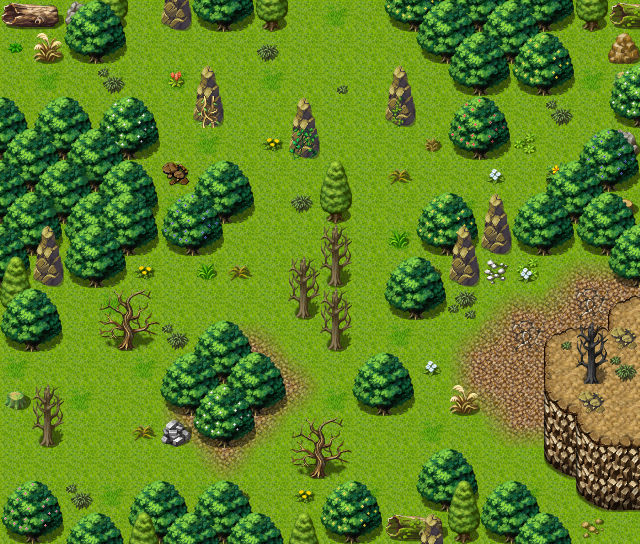

This game map was drawn from its Tiled (.tmx) file and the tilesets committed beside it. A one-line description and the trimmed map source follow:
An orthogonal 20x17 tile map with 32x32 px tiles, 4 tile layers (Base, Ground, Objects, Above), 1 hidden layer not drawn, 69 tilesets and 11 objects (6x spawn, 5x mapchange).

<map version="1.10" tiledversion="1.11.2" orientation="orthogonal" renderorder="right-down" width="20" height="17" tilewidth="32" tileheight="32" infinite="0" nextlayerid="10" nextobjectid="12">
 <tileset firstgid="1" name="map_bed_1" tilewidth="32" tileheight="32" tilecount="160" columns="16">
  <image source="../drawable/map_bed_1.png" width="512" height="320" />
 </tileset>
 <tileset firstgid="161" name="map_border_1" tilewidth="32" tileheight="32" tilecount="128" columns="16">
  <image source="../drawable/map_border_1.png" width="512" height="256" />
 </tileset>
 <tileset firstgid="289" name="map_bridge_1" tilewidth="32" tileheight="32" tilecount="128" columns="16">
  <image source="../drawable/map_bridge_1.png" width="512" height="256" />
 </tileset>
 <tileset firstgid="417" name="map_bridge_2" tilewidth="32" tileheight="32" tilecount="128" columns="16">
  <image source="../drawable/map_bridge_2.png" width="512" height="256" />
 </tileset>
 <tileset firstgid="545" name="map_broken_1" tilewidth="32" tileheight="32" tilecount="128" columns="16">
  <image source="../drawable/map_broken_1.png" width="512" height="256" />
 </tileset>
 <tileset firstgid="673" name="map_cavewall_1" tilewidth="32" tileheight="32" tilecount="108" columns="18">
  <image source="../drawable/map_cavewall_1.png" width="576" height="192" />
 </tileset>
 <tileset firstgid="781" name="map_cavewall_2" tilewidth="32" tileheight="32" tilecount="108" columns="18">
  <image source="../drawable/map_cavewall_2.png" width="576" height="192" />
 </tileset>
 <tileset firstgid="889" name="map_cavewall_3" tilewidth="32" tileheight="32" tilecount="108" columns="18">
  <image source="../drawable/map_cavewall_3.png" width="576" height="192" />
 </tileset>
 <tileset firstgid="997" name="map_cavewall_4" tilewidth="32" tileheight="32" tilecount="108" columns="18">
  <image source="../drawable/map_cavewall_4.png" width="576" height="192" />
 </tileset>
 <tileset firstgid="1105" name="map_chair_table_1" tilewidth="32" tileheight="32" tilecount="128" columns="16">
  <image source="../drawable/map_chair_table_1.png" width="512" height="256" />
 </tileset>
 <tileset firstgid="1233" name="map_chair_table_2" tilewidth="32" tileheight="32" tilecount="128" columns="16">
  <image source="../drawable/map_chair_table_2.png" width="512" height="256" />
 </tileset>
 <tileset firstgid="1361" name="map_crate_1" tilewidth="32" tileheight="32" tilecount="128" columns="16">
  <image source="../drawable/map_crate_1.png" width="512" height="256" />
 </tileset>
 <tileset firstgid="1489" name="map_cupboard_1" tilewidth="32" tileheight="32" tilecount="128" columns="16">
  <image source="../drawable/map_cupboard_1.png" width="512" height="256" />
 </tileset>
 <tileset firstgid="1617" name="map_curtain_1" tilewidth="32" tileheight="32" tilecount="128" columns="16">
  <image source="../drawable/map_curtain_1.png" width="512" height="256" />
 </tileset>
 <tileset firstgid="1745" name="map_entrance_1" tilewidth="32" tileheight="32" tilecount="128" columns="16">
  <image source="../drawable/map_entrance_1.png" width="512" height="256" />
 </tileset>
 <tileset firstgid="1873" name="map_entrance_2" tilewidth="32" tileheight="32" tilecount="128" columns="16">
  <image source="../drawable/map_entrance_2.png" width="512" height="256" />
 </tileset>
 <tileset firstgid="2001" name="map_fence_1" tilewidth="32" tileheight="32" tilecount="128" columns="16">
  <image source="../drawable/map_fence_1.png" width="512" height="256" />
 </tileset>
 <tileset firstgid="2129" name="map_fence_2" tilewidth="32" tileheight="32" tilecount="128" columns="16">
  <image source="../drawable/map_fence_2.png" width="512" height="256" />
 </tileset>
 <tileset firstgid="2257" name="map_fence_3" tilewidth="32" tileheight="32" tilecount="128" columns="16">
  <image source="../drawable/map_fence_3.png" width="512" height="256" />
 </tileset>
 <tileset firstgid="2385" name="map_fence_4" tilewidth="32" tileheight="32" tilecount="128" columns="16">
  <image source="../drawable/map_fence_4.png" width="512" height="256" />
 </tileset>
 <tileset firstgid="2513" name="map_ground_1" tilewidth="32" tileheight="32" tilecount="128" columns="16">
  <image source="../drawable/map_ground_1.png" width="512" height="256" />
 </tileset>
 <tileset firstgid="2641" name="map_ground_2" tilewidth="32" tileheight="32" tilecount="128" columns="16">
  <image source="../drawable/map_ground_2.png" width="512" height="256" />
 </tileset>
 <tileset firstgid="2769" name="map_ground_3" tilewidth="32" tileheight="32" tilecount="128" columns="16">
  <image source="../drawable/map_ground_3.png" width="512" height="256" />
 </tileset>
 <tileset firstgid="2897" name="map_ground_4" tilewidth="32" tileheight="32" tilecount="128" columns="16">
  <image source="../drawable/map_ground_4.png" width="512" height="256" />
 </tileset>
 <tileset firstgid="3025" name="map_ground_5" tilewidth="32" tileheight="32" tilecount="128" columns="16">
  <image source="../drawable/map_ground_5.png" width="512" height="256" />
 </tileset>
 <tileset firstgid="3153" name="map_ground_6" tilewidth="32" tileheight="32" tilecount="128" columns="16">
  <image source="../drawable/map_ground_6.png" width="512" height="256" />
 </tileset>
 <tileset firstgid="3281" name="map_ground_7" tilewidth="32" tileheight="32" tilecount="128" columns="16">
  <image source="../drawable/map_ground_7.png" width="512" height="256" />
 </tileset>
 <tileset firstgid="3409" name="map_ground_8" tilewidth="32" tileheight="32" tilecount="128" columns="16">
  <image source="../drawable/map_ground_8.png" width="512" height="256" />
 </tileset>
 <tileset firstgid="3537" name="map_house_1" tilewidth="32" tileheight="32" tilecount="128" columns="16">
  <image source="../drawable/map_house_1.png" width="512" height="256" />
 </tileset>
 <tileset firstgid="3665" name="map_house_2" tilewidth="32" tileheight="32" tilecount="128" columns="16">
  <image source="../drawable/map_house_2.png" width="512" height="256" />
 </tileset>
 <tileset firstgid="3793" name="map_indoor_1" tilewidth="32" tileheight="32" tilecount="128" columns="16">
  <image source="../drawable/map_indoor_1.png" width="512" height="256" />
 </tileset>
 <tileset firstgid="3921" name="map_indoor_2" tilewidth="32" tileheight="32" tilecount="128" columns="16">
  <image source="../drawable/map_indoor_2.png" width="512" height="256" />
 </tileset>
 <tileset firstgid="4049" name="map_kitchen_1" tilewidth="32" tileheight="32" tilecount="128" columns="16">
  <image source="../drawable/map_kitchen_1.png" width="512" height="256" />
 </tileset>
 <tileset firstgid="4177" name="map_outdoor_1" tilewidth="32" tileheight="32" tilecount="128" columns="16">
  <image source="../drawable/map_outdoor_1.png" width="512" height="256" />
 </tileset>
 <tileset firstgid="4305" name="map_pillar_1" tilewidth="32" tileheight="32" tilecount="128" columns="16">
  <image source="../drawable/map_pillar_1.png" width="512" height="256" />
 </tileset>
 <tileset firstgid="4433" name="map_pillar_2" tilewidth="32" tileheight="32" tilecount="128" columns="16">
  <image source="../drawable/map_pillar_2.png" width="512" height="256" />
 </tileset>
 <tileset firstgid="4561" name="map_plant_1" tilewidth="32" tileheight="32" tilecount="128" columns="16">
  <image source="../drawable/map_plant_1.png" width="512" height="256" />
 </tileset>
 <tileset firstgid="4689" name="map_plant_2" tilewidth="32" tileheight="32" tilecount="128" columns="16">
  <image source="../drawable/map_plant_2.png" width="512" height="256" />
 </tileset>
 <tileset firstgid="4817" name="map_rock_1" tilewidth="32" tileheight="32" tilecount="128" columns="16">
  <image source="../drawable/map_rock_1.png" width="512" height="256" />
 </tileset>
 <tileset firstgid="4945" name="map_rock_2" tilewidth="32" tileheight="32" tilecount="128" columns="16">
  <image source="../drawable/map_rock_2.png" width="512" height="256" />
 </tileset>
 <tileset firstgid="5073" name="map_roof_1" tilewidth="32" tileheight="32" tilecount="128" columns="16">
  <image source="../drawable/map_roof_1.png" width="512" height="256" />
 </tileset>
 <tileset firstgid="5201" name="map_roof_2" tilewidth="32" tileheight="32" tilecount="128" columns="16">
  <image source="../drawable/map_roof_2.png" width="512" height="256" />
 </tileset>
 <tileset firstgid="5329" name="map_roof_3" tilewidth="32" tileheight="32" tilecount="128" columns="16">
  <image source="../drawable/map_roof_3.png" width="512" height="256" />
 </tileset>
 <tileset firstgid="5457" name="map_shop_1" tilewidth="32" tileheight="32" tilecount="128" columns="16">
  <image source="../drawable/map_shop_1.png" width="512" height="256" />
 </tileset>
 <tileset firstgid="5585" name="map_sign_ladder_1" tilewidth="32" tileheight="32" tilecount="128" columns="16">
  <image source="../drawable/map_sign_ladder_1.png" width="512" height="256" />
 </tileset>
 <tileset firstgid="5713" name="map_table_1" tilewidth="32" tileheight="32" tilecount="128" columns="16">
  <image source="../drawable/map_table_1.png" width="512" height="256" />
 </tileset>
 <tileset firstgid="5841" name="map_trail_1" tilewidth="32" tileheight="32" tilecount="128" columns="16">
  <image source="../drawable/map_trail_1.png" width="512" height="256" />
 </tileset>
 <tileset firstgid="5969" name="map_transition_1" tilewidth="32" tileheight="32" tilecount="128" columns="16">
  <image source="../drawable/map_transition_1.png" width="512" height="256" />
 </tileset>
 <tileset firstgid="6097" name="map_transition_2" tilewidth="32" tileheight="32" tilecount="128" columns="16">
  <image source="../drawable/map_transition_2.png" width="512" height="256" />
 </tileset>
 <tileset firstgid="6225" name="map_transition_3" tilewidth="32" tileheight="32" tilecount="128" columns="16">
  <image source="../drawable/map_transition_3.png" width="512" height="256" />
 </tileset>
 <tileset firstgid="6353" name="map_transition_4" tilewidth="32" tileheight="32" tilecount="128" columns="16">
  <image source="../drawable/map_transition_4.png" width="512" height="256" />
 </tileset>
 <tileset firstgid="6481" name="map_transition_5" tilewidth="32" tileheight="32" tilecount="128" columns="16">
  <image source="../drawable/map_transition_5.png" width="512" height="256" />
 </tileset>
 <tileset firstgid="6609" name="map_tree_1" tilewidth="32" tileheight="32" tilecount="128" columns="16">
  <image source="../drawable/map_tree_1.png" width="512" height="256" />
 </tileset>
 <tileset firstgid="6737" name="map_tree_2" tilewidth="32" tileheight="32" tilecount="128" columns="16">
  <image source="../drawable/map_tree_2.png" width="512" height="256" />
 </tileset>
 <tileset firstgid="6865" name="map_wall_1" tilewidth="32" tileheight="32" tilecount="128" columns="16">
  <image source="../drawable/map_wall_1.png" width="512" height="256" />
 </tileset>
 <tileset firstgid="6993" name="map_wall_2" tilewidth="32" tileheight="32" tilecount="120" columns="15">
  <image source="../drawable/map_wall_2.png" width="480" height="256" />
 </tileset>
 <tileset firstgid="7113" name="map_wall_3" tilewidth="32" tileheight="32" tilecount="120" columns="15">
  <image source="../drawable/map_wall_3.png" width="480" height="256" />
 </tileset>
 <tileset firstgid="7233" name="map_wall_4" tilewidth="32" tileheight="32" tilecount="120" columns="15">
  <image source="../drawable/map_wall_4.png" width="480" height="256" />
 </tileset>
 <tileset firstgid="7353" name="map_window_1" tilewidth="32" tileheight="32" tilecount="128" columns="16">
  <image source="../drawable/map_window_1.png" width="512" height="256" />
 </tileset>
 <tileset firstgid="7481" name="map_window_2" tilewidth="32" tileheight="32" tilecount="128" columns="16">
  <image source="../drawable/map_window_2.png" width="512" height="256" />
 </tileset>
 <tileset firstgid="7609" name="map_ground_1" tilewidth="32" tileheight="32" tilecount="128" columns="16">
  <image source="../drawable/map_ground_1.png" width="512" height="256" />
 </tileset>
 <tileset firstgid="7737" name="map_cavewall_4" tilewidth="32" tileheight="32" tilecount="108" columns="18">
  <image source="../drawable/map_cavewall_4.png" width="576" height="192" />
 </tileset>
 <tileset firstgid="7845" name="map_plant_2" tilewidth="32" tileheight="32" tilecount="128" columns="16">
  <image source="../drawable/map_plant_2.png" width="512" height="256" />
 </tileset>
 <tileset firstgid="7973" name="map_rock_1" tilewidth="32" tileheight="32" tilecount="128" columns="16">
  <image source="../drawable/map_rock_1.png" width="512" height="256" />
 </tileset>
 <tileset firstgid="8101" name="map_trail_1" tilewidth="32" tileheight="32" tilecount="128" columns="16">
  <image source="../drawable/map_trail_1.png" width="512" height="256" />
 </tileset>
 <tileset firstgid="8229" name="map_broken_1" tilewidth="32" tileheight="32" tilecount="128" columns="16">
  <image source="../drawable/map_broken_1.png" width="512" height="256" />
 </tileset>
 <tileset firstgid="8357" name="map_tree_2" tilewidth="32" tileheight="32" tilecount="128" columns="16">
  <image source="../drawable/map_tree_2.png" width="512" height="256" />
 </tileset>
 <tileset firstgid="8485" name="map_tree_1" tilewidth="32" tileheight="32" tilecount="128" columns="16">
  <image source="../drawable/map_tree_1.png" width="512" height="256" />
 </tileset>
 <tileset firstgid="8613" name="map_plant_1" tilewidth="32" tileheight="32" tilecount="128" columns="16">
  <image source="../drawable/map_plant_1.png" width="512" height="256" />
 </tileset>
 <layer id="1" name="Base" width="20" height="17">
  <data>[340 cells, 7 non-empty, 1 distinct tile ids]</data>
 </layer>
 <layer id="2" name="Ground" width="20" height="17">
  <data>[340 cells, 340 non-empty, 14 distinct tile ids]</data>
 </layer>
 <layer id="3" name="Objects" width="20" height="17">
  <data>[340 cells, 198 non-empty, 65 distinct tile ids]</data>
 </layer>
 <layer id="4" name="Above" width="20" height="17">
  <data>[340 cells, 106 non-empty, 27 distinct tile ids]</data>
 </layer>
 <layer id="5" name="Walkable" width="20" height="17" visible="0">
  <data>[340 cells, 138 non-empty, 1 distinct tile ids]</data>
 </layer>
 <objectgroup id="6" name="Mapevents">
  <object id="1" name="north1" type="mapchange" x="288" y="0" width="96" height="32">
   <properties>
    <property name="map" value="waytobrightport7" />
    <property name="place" value="south1" />
   </properties>
  </object>
  <object id="2" name="west1" type="mapchange" x="0" y="32" width="32" height="64">
   <properties>
    <property name="map" value="waytobrightport4" />
    <property name="place" value="east1" />
   </properties>
  </object>
  <object id="3" name="west" type="mapchange" x="0" y="352" width="32" height="160">
   <properties>
    <property name="map" value="waytobrightport3" />
    <property name="place" value="east" />
   </properties>
  </object>
  <object id="4" name="east" type="mapchange" x="608" y="512" width="32" height="32">
   <properties>
    <property name="map" value="brightportwild1" />
    <property name="place" value="west1" />
   </properties>
  </object>
  <object id="5" name="north" type="mapchange" x="128" y="0" width="32" height="32">
   <properties>
    <property name="map" value="waytobrightport7" />
    <property name="place" value="south" />
   </properties>
  </object>
 </objectgroup>
 <objectgroup id="7" name="Spawn">
  <object id="6" name="deer" type="spawn" x="96" y="256" width="160" height="128">
   <properties>
    <property name="quantity" value="2" />
    <property name="spawngroup" value="brightport_sickdeer" />
   </properties>
  </object>
  <object id="7" name="virilefawn" type="spawn" x="224" y="64" width="224" height="128">
   <properties>
    <property name="quantity" value="2" />
    <property name="spawngroup" value="brightport_fawn" />
   </properties>
  </object>
  <object id="8" name="virilefawn2" type="spawn" x="288" y="224" width="224" height="224">
   <properties>
    <property name="quantity" value="2" />
    <property name="spawngroup" value="brightport_fawn" />
   </properties>
  </object>
  <object id="9" name="squirmer" type="spawn" x="96" y="96" width="480" height="416">
   <properties>
    <property name="quantity" value="3" />
    <property name="spawngroup" value="brightport_squirrel" />
   </properties>
  </object>
  <object id="10" name="virilefawn2" type="spawn" x="512" y="480" width="64" height="32">
   <properties>
    <property name="quantity" value="1" />
    <property name="spawngroup" value="brightport_fawn" />
   </properties>
  </object>
  <object id="11" name="virilefawn" type="spawn" x="64" y="64" width="64" height="64">
   <properties>
    <property name="quantity" value="1" />
    <property name="spawngroup" value="brightport_fawn" />
   </properties>
  </object>
 </objectgroup>
 <objectgroup id="8" name="Keys" />
 <objectgroup id="9" name="Replace" />
</map>
